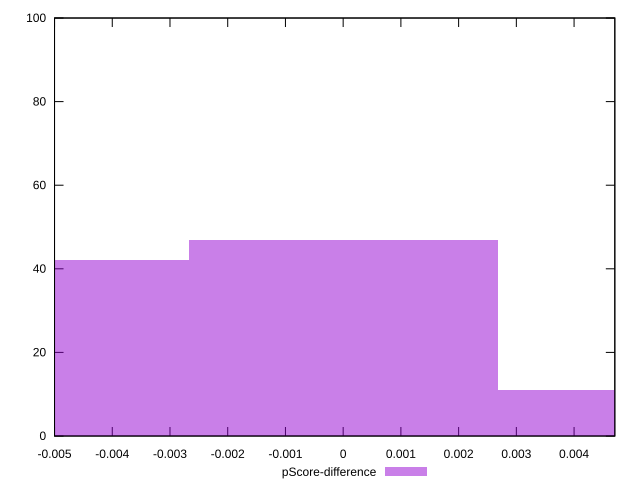

gnuplot code for this plot:
reset

$pScoreDifference <<EOF
0 47
0.005355774669195116 11
-0.005355774669195116 42
EOF

set key outside below
set boxwidth 0.005355774669195116
set xrange [-0.0050000000000000044:0.004705882352941171]
set yrange [0:100]
set trange [0:100]
set style fill transparent solid 0.5 noborder
set terminal svg size 640, 490 enhanced background rgb 'white'
set output "reprap/offscreen-images/samples/pages+cached+noexternal/pScore-difference/histogram.svg"

plot $pScoreDifference title "pScore-difference" with boxes

reset
